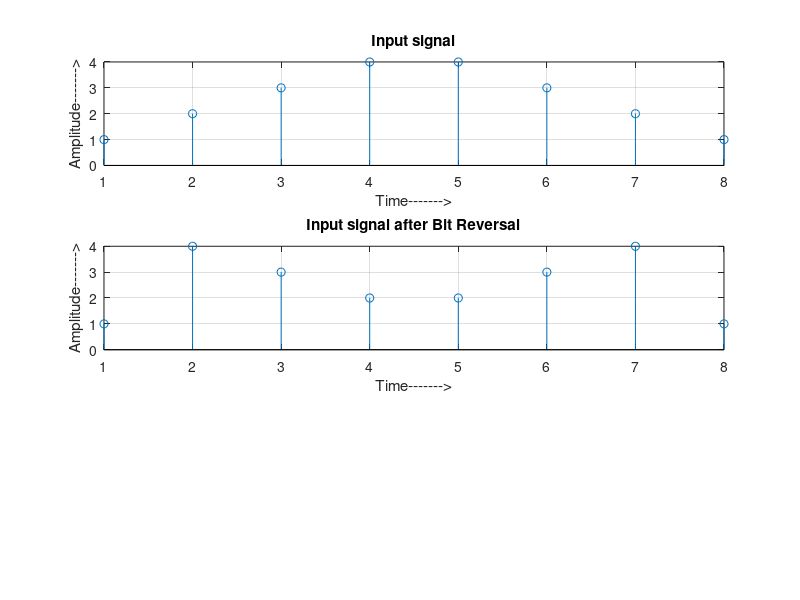

Reproduce this figure in MATLAB. (Note: this script raises an error after producing the figure.)
clc;
clear all;
close all;
v=[1 2 3 4 4 3 2 1];
subplot(3,1,1);
stem(v);
grid on;
title('Input signal');
xlabel('Time------->');
ylabel('Amplitude------->');
x=bitrevorder(v);
subplot(3,1,2);
stem(x);
grid on;
title('Input signal after Bit Reversal');
xlabel('Time------->');
ylabel('Amplitude------->');
N=8;
z=[];
for i=1:N/4:N
    g=[x(i),x(i+1)];
    y=butterfly(g,N/4);
    z=[z y];
end
z1=[];
for i=1:N/2:N
    g1=[z(i:i+3)];
    y1=butterfly(g1,N/2);
    z1=[z1 y1];
end
[z2]=butterfly(z1,N);
disp(z2);
subplot(3,1,3);
stem(abs(z2));
grid on;
title('N/4 Point DIT FFT Algorithm');
xlabel('Time------->');
ylabel('Amplitude------->');
